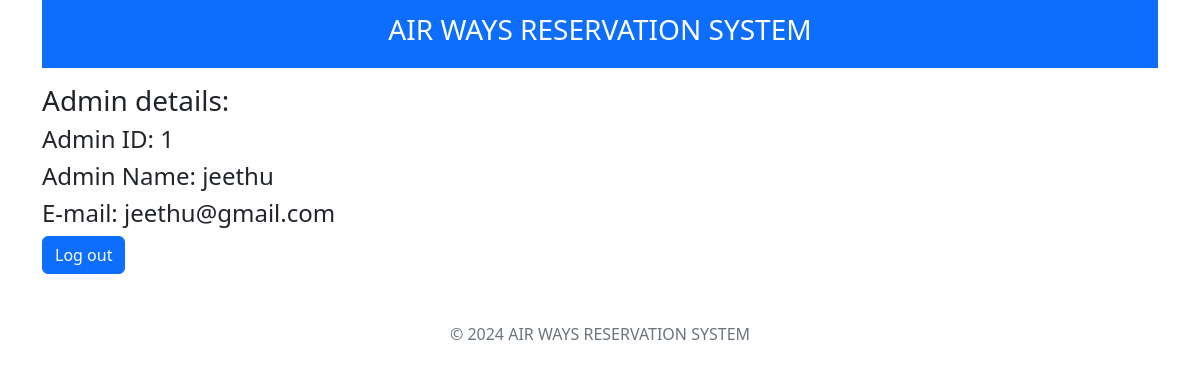
/profile (signed in), run on the app's committed database.
### admin/models.py (models this page shows)
class admin_login(db.Model):
    __tablename__ = 'admin_login'
    admin_id = db.Column(db.Integer, primary_key=True, nullable=False, unique=True)
    admin_name = db.Column(db.String(80), nullable=False, unique=True)
    password = db.Column(db.String(128), nullable=False)
    email = db.Column(db.String(120), nullable=False)

### admin/views.py (the view)
@admin_app.route('/profile', methods=['GET', 'POST'])
def profile():
    user = admin_login.query.filter_by(admin_id=session.get('admin_id')).first()
    return render_template('admin/profile.html', user=user)

### templates/admin/profile.html (shortened to what this page needs)
{% extends "base.html" %}
{% block nav %}
{% include "nav.html" %}
{% endblock %}
{% block content %}
<h3>Admin details:</h3>
<div>
    {% if user %}
    <h4>Admin ID: {{user.admin_id}}</h4>
    <h4>Admin Name: {{user.admin_name}}</h4>
    <h4>E-mail: {{user.email}}</h4>
    {% endif %}
</div>
<a class="btn btn-primary" href="{{url_for('admin_app.index')}}" role="button">Log out</a>
{% endblock %}

### templates/base.html (style rules this page uses)
html, body { height: 100%; margin: 0; }
body { display: flex; flex-direction: column; }

### data on the page
admin_login: admin_id "1", admin_name "jeethu", email "jeethu@gmail.com"

### other printed values
{{ config['SITE_NAME'] }} "AIR WAYS RESERVATION SYSTEM"
